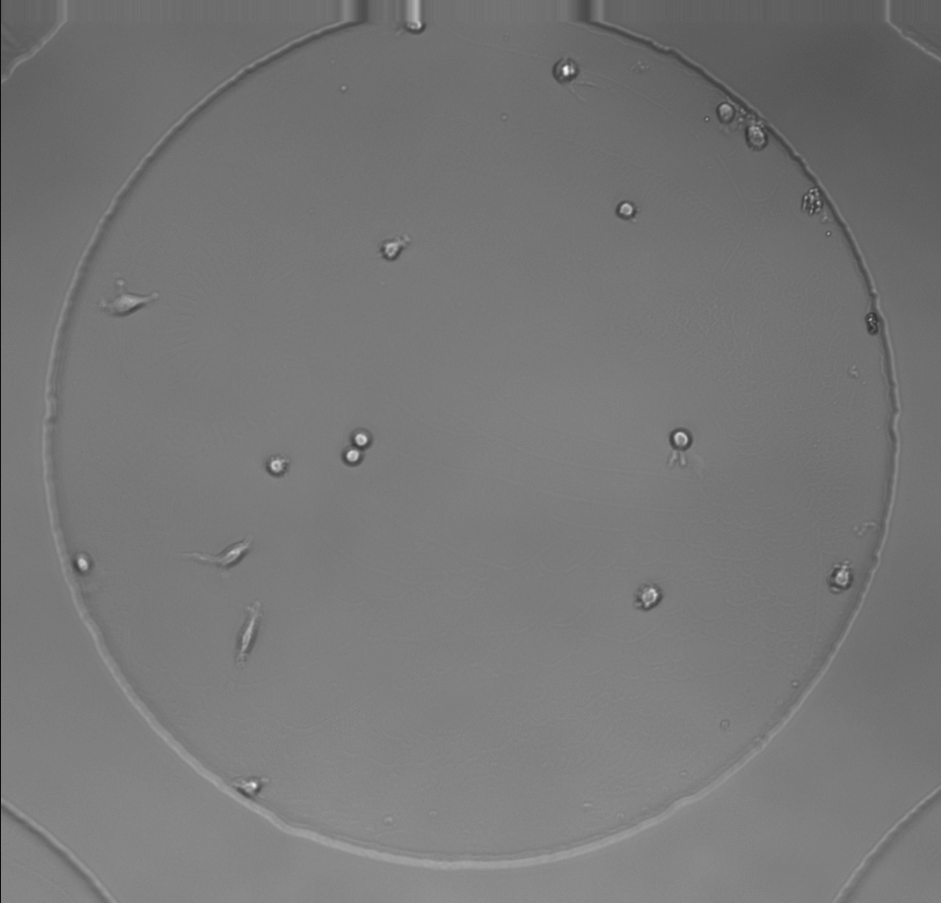
#> input picture final/hucre.png, 942 x 903 px
$ python final_odev_224327024.py   (older library calls are emulated)
#> lines starting #> are read from the running program, lines starting #| are printed output that depends on the picture; after the words box and inside, x2 and y2 are one past the last pixel; in counts of white or black regions, pixels touching at a corner belong together; long printed decimals are rounded
import cv2
import numpy as np
from matplotlib import pyplot as plt
from skimage.measure import label, regionprops, regionprops_table
# 1. Verilen görüntüye öncelikli olarak keskinleştirme işlemi uygulayın
img = cv2.imread('hucre.png', 0)
#> img is the input picture: shape (903, 942); min 14, max 255, mean 119.1

plt.figure(figsize = (15,10)),plt.imshow(img,cmap='gray'),plt.title('hucre')

sharpening_kernel = np.array([[-1, -1, -1],
                              [-1, 9, -1],
                              [-1, -1, -1]])
sharpened_img = cv2.filter2D(src=img, ddepth=-1, kernel=sharpening_kernel)

plt.figure(figsize = (15,10)),plt.imshow(sharpened_img,cmap='gray'),plt.title('sharpened_img')

# 2. Elde edilen görüntüye en uygun eşikleme yöntemini uygulayarak ikili görüntüye dönüştürün.
# basic thresholding
#_, basic_thresholded_img = cv2.threshold(sharpened_img, 180, 255, cv2.THRESH_BINARY_INV)


# improved thresholding
x = cv2.Sobel(img, cv2.CV_16S, 1, 0, ksize=3)
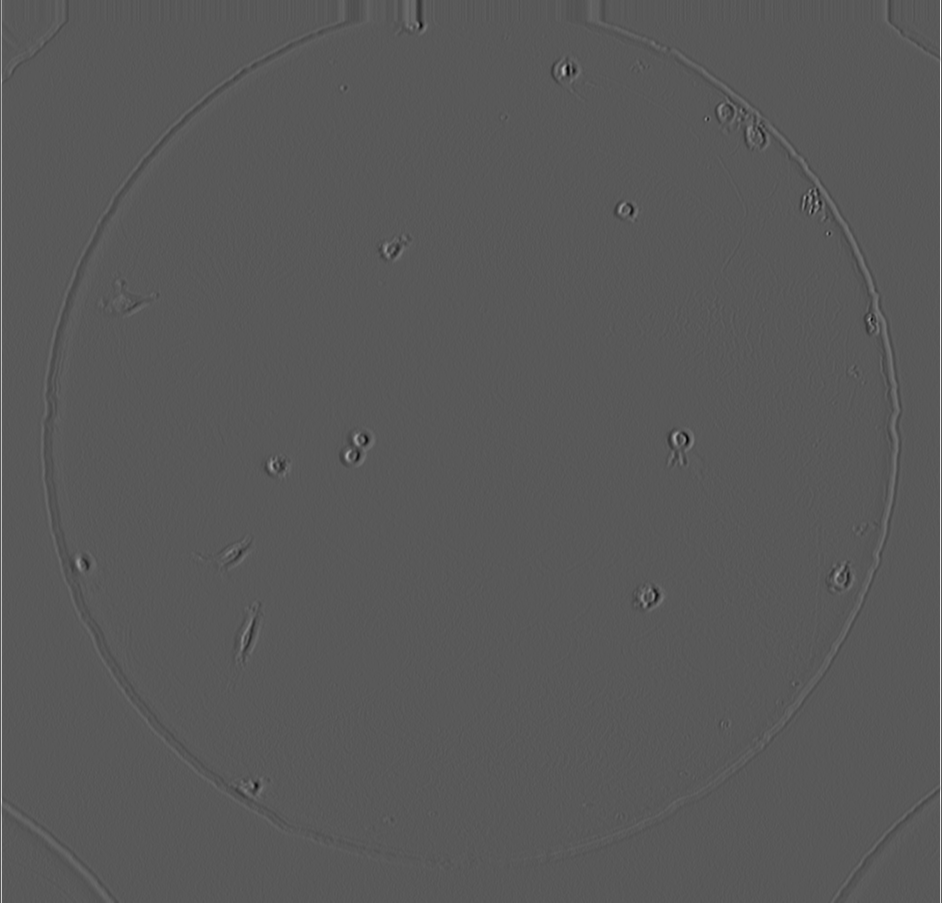
#> x: shape (903, 942) int16; min -361, max 671, mean 1; drawn with min black and max white
y = cv2.Sobel(img, cv2.CV_16S, 0, 1, ksize=3)
absX = cv2.convertScaleAbs(x)
absY = cv2.convertScaleAbs(y)
sobel = cv2.addWeighted(absX, 0.5, absY, 0.5, 0)
_, sobel_thresholded_img = cv2.threshold(sobel, 100, 255, cv2.THRESH_BINARY_INV)
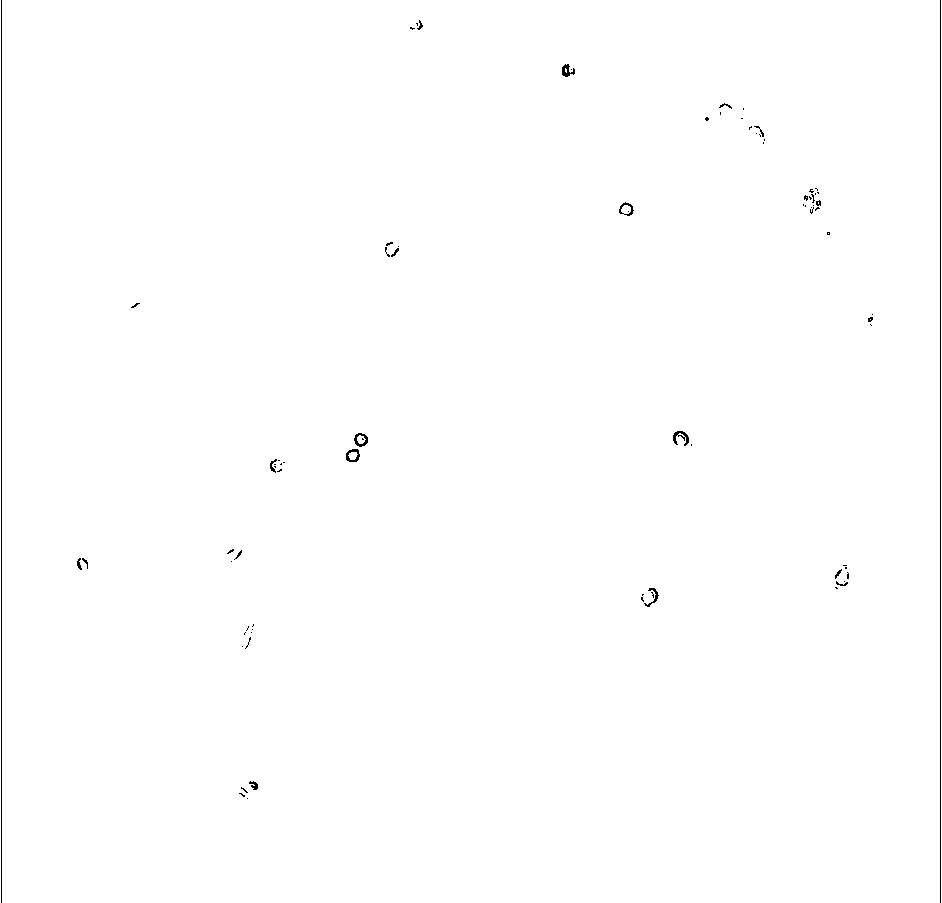
#> sobel_thresholded_img: shape (903, 942); 99.6% white; black in thin lines or dots

plt.figure(figsize = (15,10)),plt.imshow(sobel_thresholded_img,cmap='gray'),plt.title('sobel_thresholded_img')

edges_img = cv2.Canny(sobel_thresholded_img,200,255)
#> edges_img: shape (903, 942); 0.55% white in thin lines or dots
plt.figure(figsize = (15,10)),plt.imshow(edges_img,cmap='gray'),plt.title('edges_img')


# 3. Çıktı çok sayıda bileşen içeriyorsa, bileşen sayısını azaltmak için morfolojik bir teknik uygulayın, (örneğin bileşen boyutuna göre filtreleme veya erozyon)
I_img=edges_img.astype(np.uint8)

#kernel = np.ones((3,3),np.uint8)
#kernel =cv2.getStructuringElement(cv2.MORPH_ELLIPSE,(3,3))
kernel =cv2.getStructuringElement(cv2.MORPH_ELLIPSE, (5, 5))
#kernel =cv2.getStructuringElement(cv2.MORPH_ELLIPSE, (11, 11))

eroded_img = cv2.dilate(I_img, kernel, iterations=3)
#> eroded_img: shape (903, 942); 3.2% white; 20 white regions
plt.figure(figsize = (15,10)),plt.imshow(eroded_img,cmap='gray'),plt.title('eroded_img')

# 4. Verilen görüntülere Bağlantı bileşen etiketleme (connected component labeling) algoritması uygulayın
nb_components, comp, stats, centroids = cv2.connectedComponentsWithStats(eroded_img, connectivity=8)
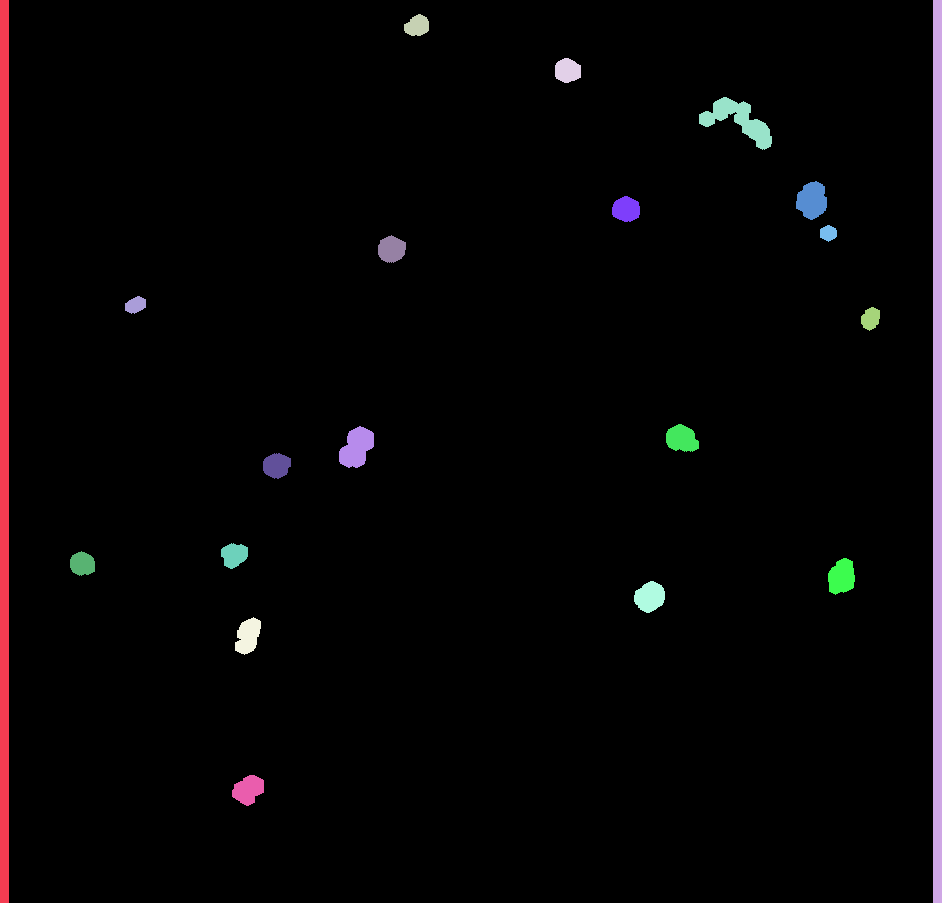
#> comp: shape (903, 942) int32; 21 distinct labels, from 0 to 20; one colour per label, 0 black
#> nb_components = 21; stats = 21 rows, first 6: [9, 0, 924, 903, 822991], [0, 0, 9, 903, 8127], [933, 0, 9, 903, 8127], [404, 14, 25, 22, 410], [555, 58, 26, 25, 515], [699, 97, 73, 53, 1514]; centroids = 21 rows, first 8: [469.7, 452], [4, 451], [937, 451], [416.8, 25.44], [567.2, 70.23], [738.4, 120.1], [811.7, 199.9], [625.7, 208.9]
sizes = stats[1:, -1]; nb_components = nb_components - 1
#> after `sizes = stats[1:, -1]`: sizes = 20 values, max 8127 at index 0, min 215 at index 7, mean 1381.8
#> after `nb_components = nb_components - 1`: nb_components = 20
min_size=np.max(sizes)
#> min_size = 8127


# 5. Algılanan bileşenleri/nesneleri farklı renklerle görüntüleyerek sonuçlarınızı gösterin
#cv2 gösterimi için component değerlerini renklendirme (kaynak: https://stackoverflow.com/questions/46441893/connected-component-labeling-in-python)
label_hue = np.uint8(179 * comp / np.max(comp))
blank_ch = 255 * np.ones_like(label_hue)
labeled_img = cv2.merge([label_hue, blank_ch, blank_ch])
labeled_img = cv2.cvtColor(labeled_img, cv2.COLOR_HSV2BGR)
labeled_img[label_hue == 0] = 0
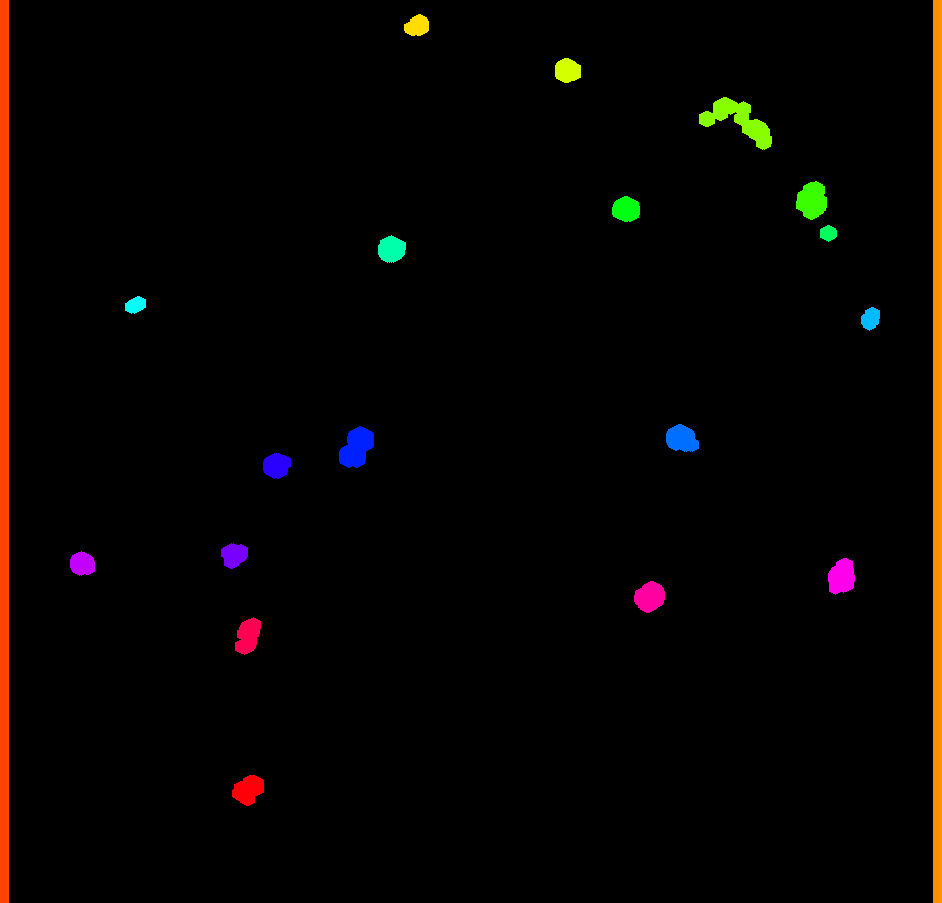
#> labeled_img: shape (903, 942, 3); mean B, G, R 1.7, 3.7, 6.5
plt.figure(figsize = (15,10)),plt.imshow(labeled_img,cmap='gray'),plt.title('components_img')

# 6. İlgili her bölge/nesne için alanı, yönü ve daireselliği (Area,orientation, circularity) hesaplayın.

components = regionprops(comp)
#> components = 20 regions; largest, box (x1, y1, x2, y2) and area: (0, 0, 9, 903) 8127, (933, 0, 942, 903) 8127, (699, 97, 772, 150) 1514, (339, 426, 374, 468) 1002, (796, 181, 827, 220) 886
print("-----------------------------------------------------------------------------------------------------------------")
print("-------İlgili her bölge/nesne için alanı, yönü ve daireselliği (Area,orientation, circularity) hesaplaması.------")
for i in range(0, nb_components):
    area = components[i].area
    orientation = components[i].orientation
    #circularity calculation (kaynak: https://stackoverflow.com/questions/74580811/circularity-calculation-with-perimeter-area-of-a-simple-circle)
    circularity = (4*np.pi*area) / (components[i].perimeter ** 2)
    print("Component -",i,": area:",area,", orientation: ",orientation,", circularity:",circularity)
#> this loop made 20 passes
#> (area, orientation, circularity) on passes 1 to 12: (8127, 0, 0.0308), (8127, 0, 0.0308), (410, -1.16, 0.836), (515, 1.42, 0.906), (1514, 1.11, 0.28), (886, -0.159, 0.791), (565, 1.5, 0.884), (215, -1.57, 0.925), (590, -1.31, 0.838), (270, -1.17, 0.836), (333, -0.444, 0.847), (691, 1.18, 0.777)
#| Component - 0 : area: 8127.0 , orientation:  0.0 , circularity: 0.03083
#| Component - 1 : area: 8127.0 , orientation:  0.0 , circularity: 0.03083
#| Component - 2 : area: 410.0 , orientation:  -1.164 , circularity: 0.8355
#| Component - 3 : area: 515.0 , orientation:  1.416 , circularity: 0.9058
#| Component - 4 : area: 1514.0 , orientation:  1.108 , circularity: 0.2803
#| Component - 5 : area: 886.0 , orientation:  -0.1588 , circularity: 0.7906
#| Component - 6 : area: 565.0 , orientation:  1.497 , circularity: 0.8844
#| Component - 7 : area: 215.0 , orientation:  -1.567 , circularity: 0.9251
#> (further printed lines are left out)

print("-----------------------------------------------------------------------------------------------------------------")


# 7. Her bölgenin sınır piksellerini tanımlayın (edge detection) ve alanın çevreye oranını, kompaktlığı (compactness, the ratio of the area to the perimeter) hesaplayın

cx=np.zeros(26)
cy=np.zeros(26)
area=np.zeros(26)
perimeter=np.zeros(26, dtype=int)
aspect_ratio=np.zeros(26)
equi_diameter=np.zeros(26)
print("------------------------------------------------------------------------------------------------------------------")
print("-----------------------Her bölgenin alanın çevreye oranı (compactness) hesaplaması:-------------------------------")
label_edged_img = labeled_img
for i in range(0, nb_components):
    component_img = np.zeros((comp.shape), dtype = np.uint8)
    component_img[comp == i] = 255
    # moments
    contours,hierarchy = cv2.findContours(component_img, 1, 2)
    label_edged_img = cv2.drawContours(label_edged_img, contours, -1, (255, 255, 255), 1)

    cnt = contours[0]
    M = cv2.moments(cnt)
    # center
    cx[i] = round(M['m10']/M['m00'])
    cy[i] = round(M['m01']/M['m00'])
    # contour area
    area[i] = cv2.contourArea(cnt)
    # perimeter
    perimeter[i] = cv2.arcLength(cnt,True)
    # aspect ratio
    x,y,w,h = cv2.boundingRect(cnt)
    aspect_ratio[i] = float(w)/h
    # eq dia
    are = cv2.contourArea(cnt)
    equi_diameter[i] = np.sqrt(4*are/np.pi)
    print("Component -",i, ": area/perimeter (compactness):", area[i]/perimeter[i])
#> component_img: shape (903, 942); 0.08% white; 1 white region, box (x1, y1, x2, y2) and area: (235, 617, 261, 655) 684
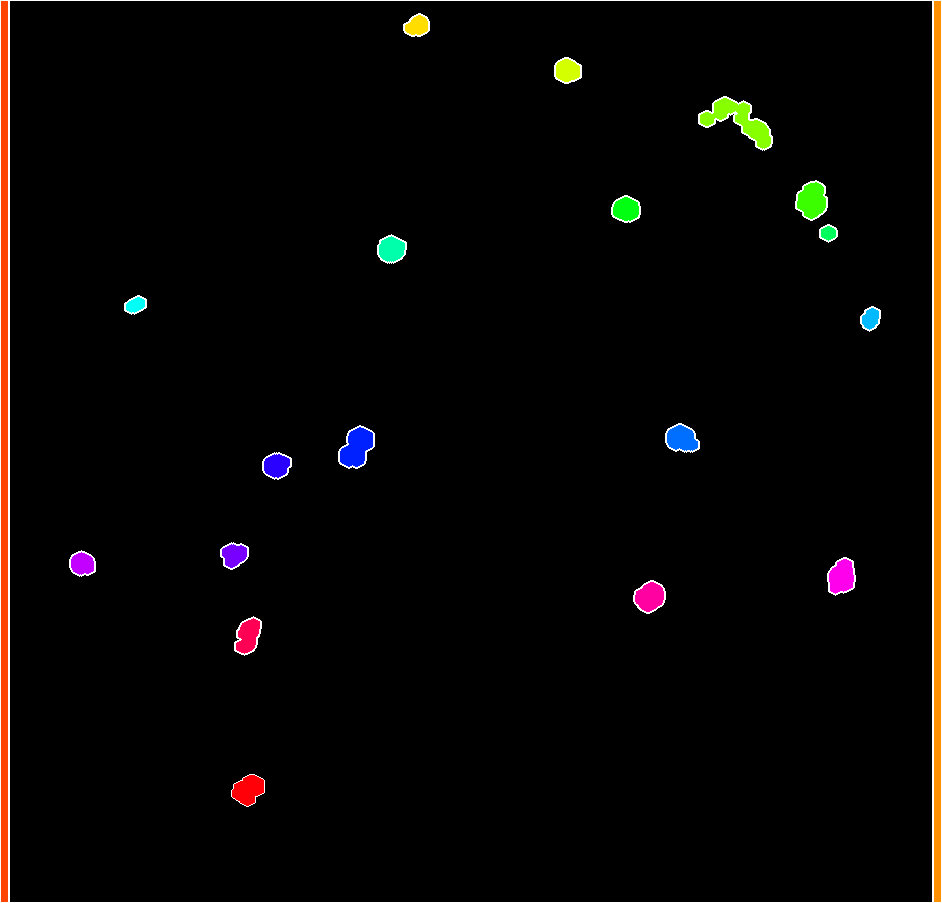
#> label_edged_img: shape (903, 942, 3); mean B, G, R 4.6, 6.1, 8.3
#> after the loop, area = 26 values, max 7216 at index 1, min 0 at index 20, mean 964.8; aspect_ratio = 26 values, max 1.38 at index 5, min 0 at index 20, mean 0.69; cx = 26 values, max 937 at index 2, min 0 at index 20, mean 382.3; cy = 26 values, max 789 at index 0, min 0 at index 20, mean 296; equi_diameter = 26 values, max 95.85 at index 1, min 0 at index 20, mean 25.9; perimeter = 26 values, max 1820 at index 1, min 0 at index 20, mean 210.9

print("-----------------------------------------------------------------------------------------------------------------")

plt.figure(figsize = (15,10)),plt.imshow(label_edged_img,cmap='gray'),plt.title('label_edged_image')
plt.show()
